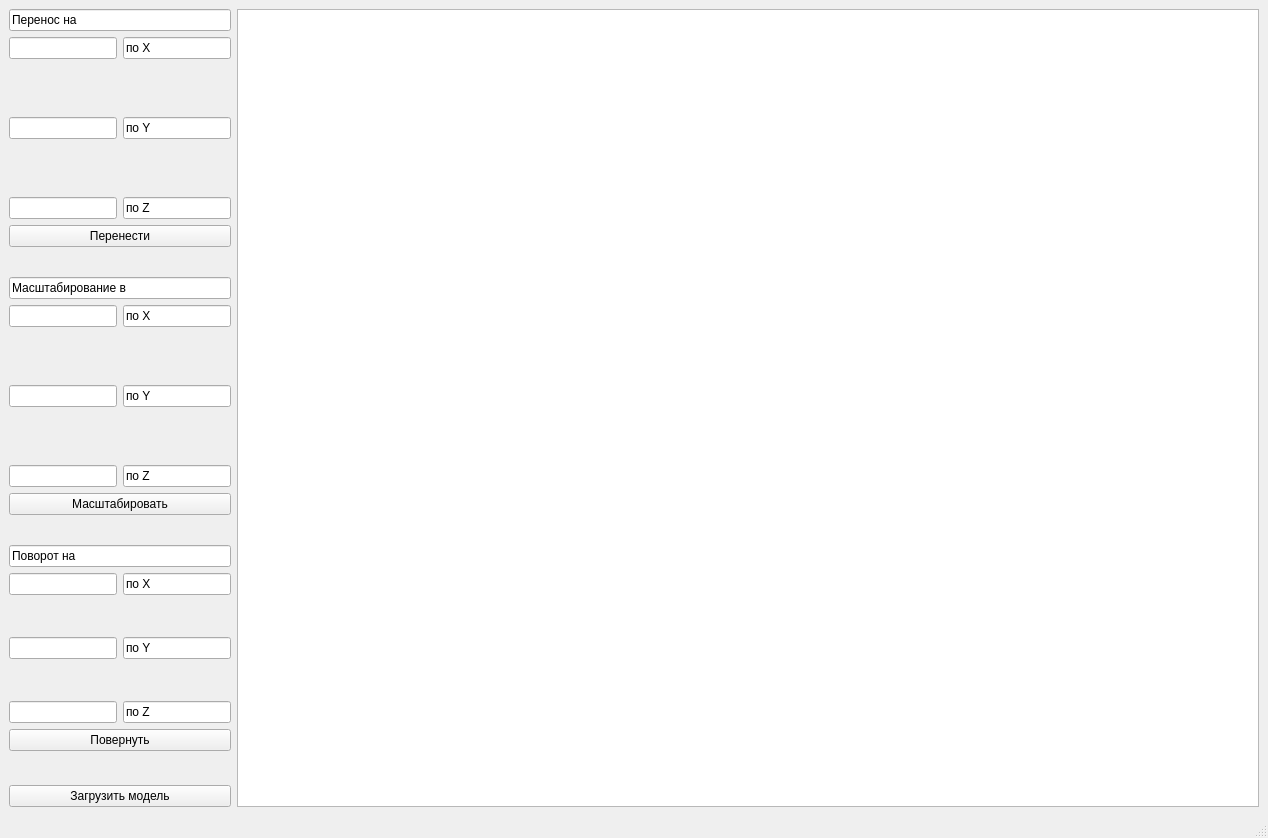
<?xml version="1.0" encoding="UTF-8"?>
<ui version="4.0">
 <class>MainWindow</class>
 <widget class="QMainWindow" name="MainWindow">
  <property name="geometry">
   <rect>
    <x>0</x>
    <y>0</y>
    <width>1268</width>
    <height>838</height>
   </rect>
  </property>
  <property name="windowTitle">
   <string>MainWindow</string>
  </property>
  <widget class="QWidget" name="centralwidget">
   <layout class="QGridLayout" name="gridLayout">
    <item row="0" column="0">
     <layout class="QFormLayout" name="formLayout_4">
      <item row="0" column="0">
       <layout class="QVBoxLayout" name="verticalLayout_7">
        <item>
         <layout class="QVBoxLayout" name="verticalLayout_3">
          <item>
           <widget class="QLineEdit" name="lineEdit_2">
            <property name="styleSheet">
             <string notr="true">font: 75 italic 14pt &quot;Noto Sans&quot;;</string>
            </property>
            <property name="text">
             <string>Перенос на</string>
            </property>
            <property name="readOnly">
             <bool>true</bool>
            </property>
           </widget>
          </item>
          <item>
           <layout class="QVBoxLayout" name="verticalLayout_4">
            <item>
             <layout class="QFormLayout" name="formLayout_5">
              <item row="0" column="0">
               <widget class="QLineEdit" name="lineEdit_11"/>
              </item>
              <item row="0" column="1">
               <widget class="QLineEdit" name="lineEdit_12">
                <property name="text">
                 <string>по X</string>
                </property>
                <property name="readOnly">
                 <bool>true</bool>
                </property>
               </widget>
              </item>
             </layout>
            </item>
            <item>
             <layout class="QFormLayout" name="formLayout_6">
              <item row="0" column="0">
               <widget class="QLineEdit" name="lineEdit_13"/>
              </item>
              <item row="0" column="1">
               <widget class="QLineEdit" name="lineEdit_14">
                <property name="text">
                 <string>по Y</string>
                </property>
                <property name="readOnly">
                 <bool>true</bool>
                </property>
               </widget>
              </item>
             </layout>
            </item>
            <item>
             <layout class="QFormLayout" name="formLayout_7">
              <item row="0" column="0">
               <widget class="QLineEdit" name="lineEdit_15"/>
              </item>
              <item row="0" column="1">
               <widget class="QLineEdit" name="lineEdit_16">
                <property name="text">
                 <string>по Z</string>
                </property>
                <property name="readOnly">
                 <bool>true</bool>
                </property>
               </widget>
              </item>
              <item row="1" column="0" colspan="2">
               <widget class="QPushButton" name="transfer">
                <property name="styleSheet">
                 <string notr="true">font: 81 20pt &quot;Noto Sans&quot;;</string>
                </property>
                <property name="text">
                 <string>Перенести</string>
                </property>
               </widget>
              </item>
             </layout>
            </item>
           </layout>
          </item>
         </layout>
        </item>
        <item>
         <layout class="QVBoxLayout" name="verticalLayout_5">
          <item>
           <widget class="QLineEdit" name="lineEdit_17">
            <property name="styleSheet">
             <string notr="true">font: 75 italic 14pt &quot;Noto Sans&quot;;</string>
            </property>
            <property name="text">
             <string>Масштабирование в</string>
            </property>
            <property name="readOnly">
             <bool>true</bool>
            </property>
           </widget>
          </item>
          <item>
           <layout class="QVBoxLayout" name="verticalLayout_6">
            <item>
             <layout class="QFormLayout" name="formLayout_8">
              <item row="0" column="0">
               <widget class="QLineEdit" name="lineEdit_18"/>
              </item>
              <item row="0" column="1">
               <widget class="QLineEdit" name="lineEdit_19">
                <property name="text">
                 <string>по X</string>
                </property>
                <property name="readOnly">
                 <bool>true</bool>
                </property>
               </widget>
              </item>
             </layout>
            </item>
            <item>
             <layout class="QFormLayout" name="formLayout_9">
              <item row="0" column="0">
               <widget class="QLineEdit" name="lineEdit_20"/>
              </item>
              <item row="0" column="1">
               <widget class="QLineEdit" name="lineEdit_21">
                <property name="text">
                 <string>по Y</string>
                </property>
                <property name="readOnly">
                 <bool>true</bool>
                </property>
               </widget>
              </item>
             </layout>
            </item>
            <item>
             <layout class="QFormLayout" name="formLayout_10">
              <item row="0" column="0">
               <widget class="QLineEdit" name="lineEdit_22"/>
              </item>
              <item row="0" column="1">
               <widget class="QLineEdit" name="lineEdit_23">
                <property name="text">
                 <string>по Z</string>
                </property>
                <property name="readOnly">
                 <bool>true</bool>
                </property>
               </widget>
              </item>
              <item row="1" column="0" colspan="2">
               <widget class="QPushButton" name="scaling">
                <property name="styleSheet">
                 <string notr="true">font: 81 20pt &quot;Noto Sans&quot;;</string>
                </property>
                <property name="text">
                 <string>Масштабировать</string>
                </property>
               </widget>
              </item>
             </layout>
            </item>
           </layout>
          </item>
         </layout>
        </item>
        <item>
         <layout class="QVBoxLayout" name="verticalLayout_2">
          <item>
           <widget class="QLineEdit" name="lineEdit">
            <property name="styleSheet">
             <string notr="true">font: 75 italic 14pt &quot;Noto Sans&quot;;</string>
            </property>
            <property name="text">
             <string>Поворот на</string>
            </property>
            <property name="readOnly">
             <bool>true</bool>
            </property>
           </widget>
          </item>
          <item>
           <layout class="QVBoxLayout" name="verticalLayout">
            <item>
             <layout class="QFormLayout" name="formLayout">
              <item row="0" column="0">
               <widget class="QLineEdit" name="lineEdit_4"/>
              </item>
              <item row="0" column="1">
               <widget class="QLineEdit" name="lineEdit_3">
                <property name="text">
                 <string>по X</string>
                </property>
                <property name="readOnly">
                 <bool>true</bool>
                </property>
               </widget>
              </item>
             </layout>
            </item>
            <item>
             <layout class="QFormLayout" name="formLayout_2">
              <item row="0" column="0">
               <widget class="QLineEdit" name="lineEdit_5"/>
              </item>
              <item row="0" column="1">
               <widget class="QLineEdit" name="lineEdit_6">
                <property name="text">
                 <string>по Y</string>
                </property>
                <property name="readOnly">
                 <bool>true</bool>
                </property>
               </widget>
              </item>
             </layout>
            </item>
            <item>
             <layout class="QFormLayout" name="formLayout_3">
              <item row="0" column="0">
               <widget class="QLineEdit" name="lineEdit_7"/>
              </item>
              <item row="0" column="1">
               <widget class="QLineEdit" name="lineEdit_8">
                <property name="text">
                 <string>по Z</string>
                </property>
                <property name="readOnly">
                 <bool>true</bool>
                </property>
               </widget>
              </item>
              <item row="1" column="0" colspan="2">
               <widget class="QPushButton" name="turn">
                <property name="styleSheet">
                 <string notr="true">font: 81 20pt &quot;Noto Sans&quot;;</string>
                </property>
                <property name="text">
                 <string>Повернуть</string>
                </property>
               </widget>
              </item>
             </layout>
            </item>
            <item>
             <spacer name="horizontalSpacer">
              <property name="orientation">
               <enum>Qt::Horizontal</enum>
              </property>
              <property name="sizeHint" stdset="0">
               <size>
                <width>40</width>
                <height>20</height>
               </size>
              </property>
             </spacer>
            </item>
            <item>
             <widget class="QPushButton" name="loading">
              <property name="styleSheet">
               <string notr="true">font: 81 20pt &quot;Noto Sans&quot;;</string>
              </property>
              <property name="text">
               <string>Загрузить модель</string>
              </property>
             </widget>
            </item>
           </layout>
          </item>
         </layout>
        </item>
       </layout>
      </item>
      <item row="0" column="1">
       <widget class="QGraphicsView" name="graphicsView"/>
      </item>
     </layout>
    </item>
   </layout>
  </widget>
  <widget class="QMenuBar" name="menubar">
   <property name="geometry">
    <rect>
     <x>0</x>
     <y>0</y>
     <width>1268</width>
     <height>30</height>
    </rect>
   </property>
  </widget>
  <widget class="QStatusBar" name="statusbar"/>
 </widget>
 <resources/>
 <connections/>
</ui>
